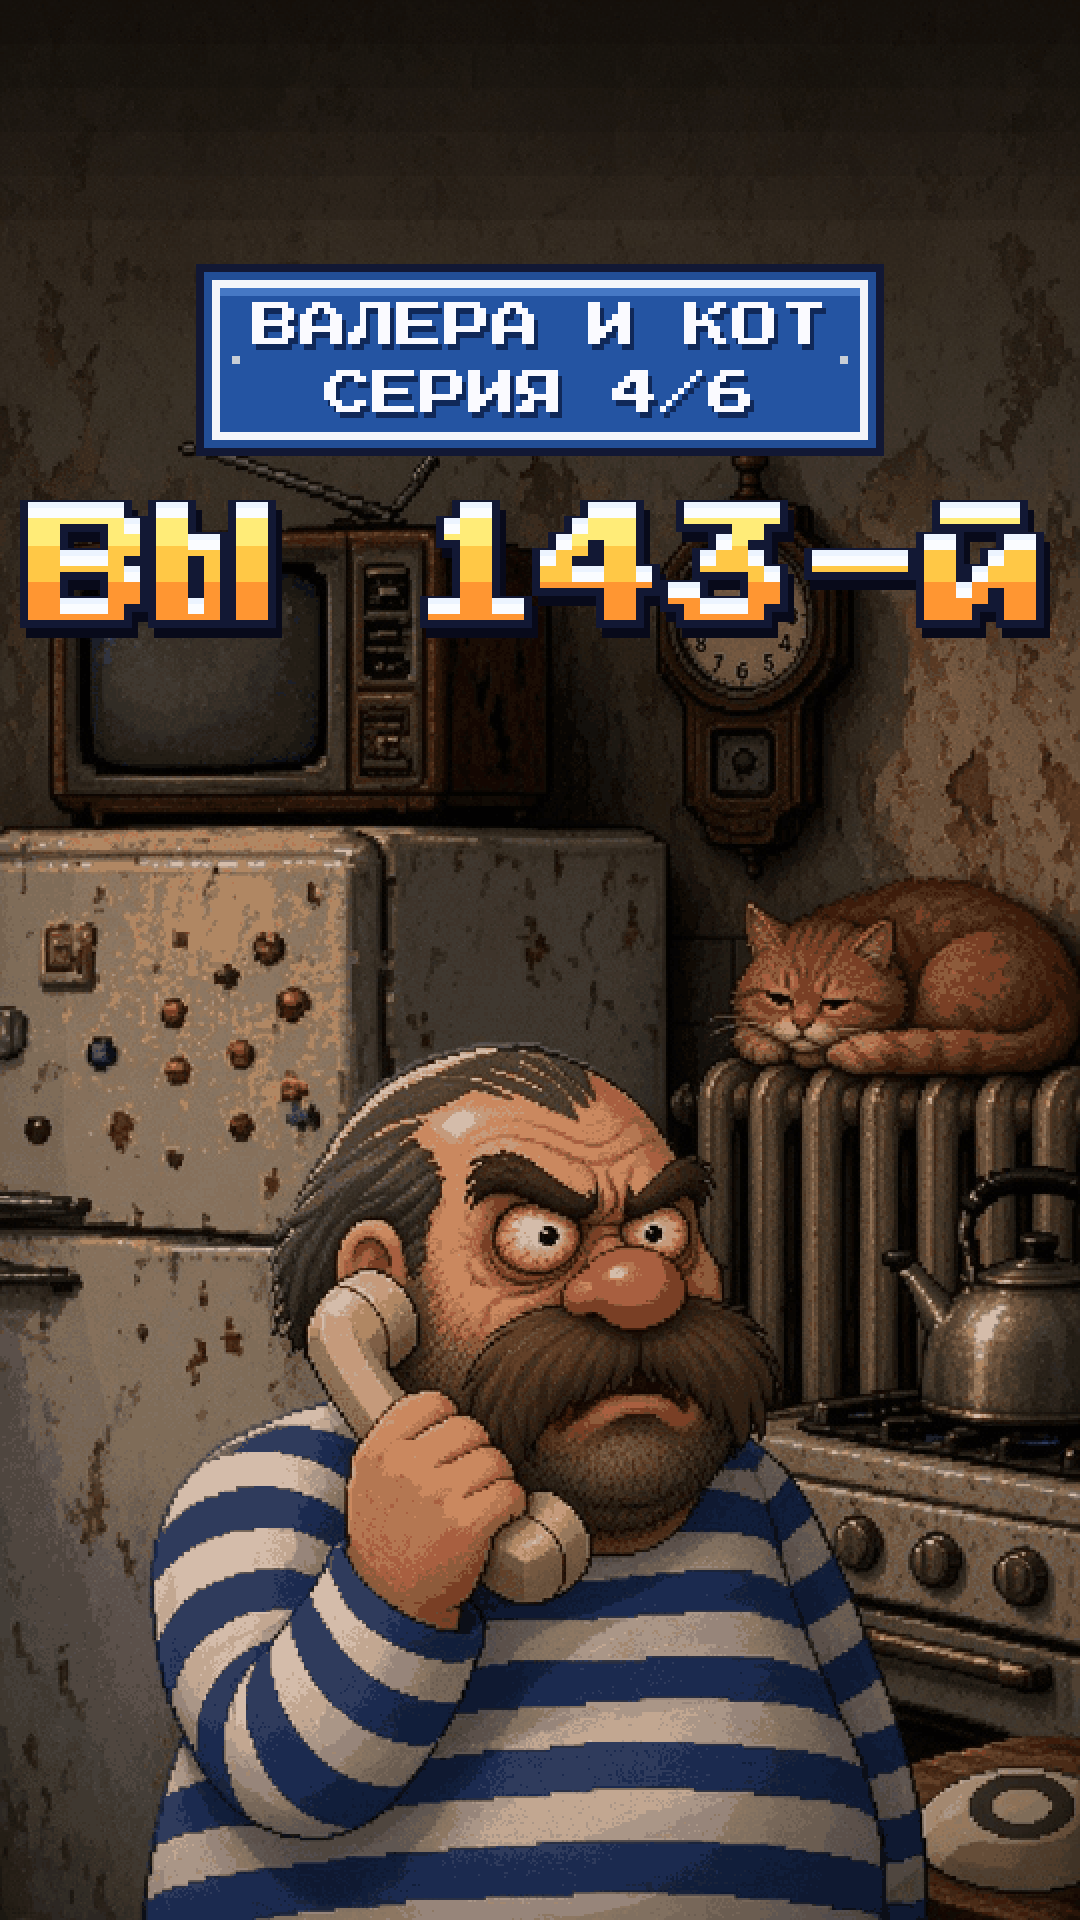

Write Python code to recreate this figure.
"""S01E04 cover.  python3 cover.py ref | ai | make"""
import sys, pathlib; sys.path.insert(0, str(pathlib.Path(__file__).resolve().parents[4] / 'engine'))
import paths as P
import covergen2 as CG
from PIL import Image

EP, SLUG = 'ep04', 'valera-i-kot'
REF, RAW = P.build(f'{SLUG}-{EP}', 'cover_ref.png'), P.build(f'{SLUG}-{EP}', 'cover_ai.png')
SRC = P.episode(EP, SLUG) / 'cover_ai_source.jpg'
TITLE = ['ВЫ 143-Й']
CHARS = ("a heavyset bald middle-aged man with a thin comb-over, huge bushy brown walrus moustache, red bulbous nose, heavy "
         "three-day stubble and tired bloodshot eyes, wearing a blue-and-white striped sailor undershirt (telnyashka), pressing an "
         "old beige telephone handset to his ear, furious and exhausted, sitting in a shabby Soviet kitchen at night; a wall clock "
         "and a kettle behind him; a fat ginger cat with half-closed eyes asleep on the radiator in the background.")


def ref():
    import ep04 as E
    from stage import view_at
    t = 16.0
    v = view_at(E.KIT, 1000, 382, 1.45, 180, 420)
    big = E.kitchen_frame(v, t, 'angry', stubble=1.0)
    Image.fromarray(big).save(REF); print(REF)


if __name__ == '__main__':
    cmd = sys.argv[1]
    if cmd == 'ref': ref()
    elif cmd == 'ai': CG.ai(REF, RAW, CHARS)
    elif cmd == 'make':
        CG.make(RAW, SRC, [P.episode(EP, SLUG) / 'cover.png', P.series(SLUG) / 'covers' / 'cover_s01e04.png'], 4, TITLE)
        print('ok')
